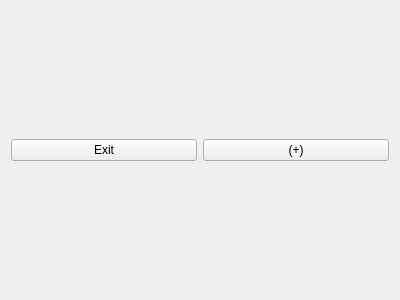
<?xml version="1.0" encoding="UTF-8"?>
<ui version="4.0">
 <class>Graph3D_Container_gui</class>
 <widget class="QWidget" name="Graph3D_Container_gui">
  <property name="geometry">
   <rect>
    <x>0</x>
    <y>0</y>
    <width>400</width>
    <height>300</height>
   </rect>
  </property>
  <property name="windowTitle">
   <string>Graph 3D</string>
  </property>
  <property name="windowIcon">
   <iconset resource="../mathgraphica.qrc">
    <normaloff>:/images/images/graf3d.png</normaloff>:/images/images/graf3d.png</iconset>
  </property>
  <layout class="QGridLayout" name="gridLayout">
   <item row="1" column="0">
    <widget class="QPushButton" name="pushButton_exit">
     <property name="text">
      <string>Exit</string>
     </property>
    </widget>
   </item>
   <item row="1" column="1">
    <widget class="QPushButton" name="pushButton_options">
     <property name="text">
      <string>(+)</string>
     </property>
    </widget>
   </item>
   <item row="0" column="0" colspan="2">
    <layout class="QHBoxLayout" name="horizontalLayout"/>
   </item>
  </layout>
 </widget>
 <resources>
  <include location="../mathgraphica.qrc"/>
 </resources>
 <connections/>
</ui>
